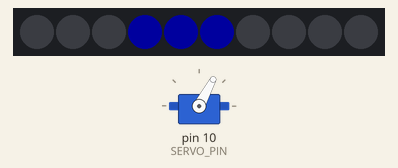
The sketch below on a simulated Arduino Uno, built with avr-gcc and run on an emulated ATmega328P. Shown: servo, 10 RGB LEDs in strip order, left to right. Dim RGB values are drawn brighter than linear; what the sketch prints to the serial monitor is not drawn.

Above: at 0.51 s.
At 3.02 s:
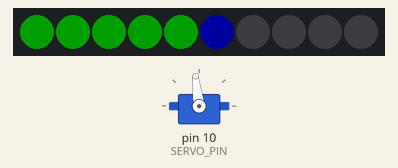
At 4.28 s:
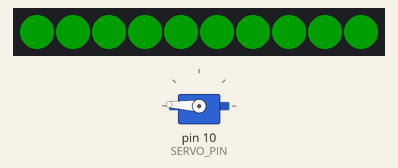
At 5.8 s:
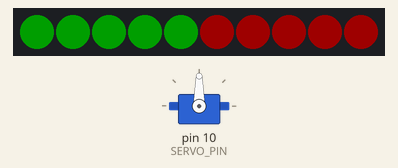
Timing chart, 0 to 40.0 s (numbered marks = the images above):
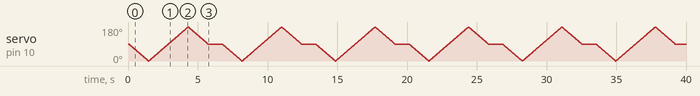

The sketch:

servo-sweep-led-test.ino
```cpp
#include <Servo.h>
#include <Adafruit_NeoPixel.h>
#define SERVO_PIN 10
#define LED_PIN 12 // connect the Data from the strip to this pin on the Arduino
#define NUMBER_PIXELS 10 // the number of pixels in your LED strip

Adafruit_NeoPixel strip = Adafruit_NeoPixel(NUMBER_PIXELS, LED_PIN, NEO_GRB + NEO_KHZ800);
Servo servo;

Servo myservo;  // create servo object to control a servo
// twelve servo objects can be created on most boards

int pos = 0;    // variable to store the servo position

void setup() {
  Serial.begin(9600);
  Serial.print("Attaching servo to pin: ");
  Serial.println(SERVO_PIN);
  myservo.attach(SERVO_PIN);  // attaches the servo on pin 9 to the servo object

  Serial.print("Pointing streight ahead at 90");
  myservo.write(90);

 Serial.print("Initializing LED memory on pin: ");
 Serial.println(LED_PIN);
 strip.begin();
 erase_led();
}

void loop() {
  Serial.println("Starting scan");
  // turn to the right clockwise
  for (pos = 90; pos >= 0; pos -= 1) { // goes from 90 degrees to 0 degrees
    myservo.write(pos);              // tell servo to go to position in variable 'pos'
    delay(15);                       // waits 15ms for the servo to reach the position
    draw_angle_on_led(pos, 1);
  }

  // turn to the left full counter clockwise
  for (pos = 0; pos <= 180; pos += 1) { // goes from 0 degrees to 180 degrees
    // in steps of 1 degree
    myservo.write(pos);              // tell servo to go to position in variable 'pos'
    delay(15);                       // waits 15ms for the servo to reach the position
     draw_angle_on_led(pos, 2);
  }

  // turn to the right clockwise
  for (pos = 180; pos >= 90; pos -= 1) { // goes from 90 degrees to 0 degrees
    myservo.write(pos);              // tell servo to go to position in variable 'pos'
    delay(15);                       // waits 15ms for the servo to reach the position
    draw_angle_on_led(pos, 3);
  }

  delay(1000);
  erase_led();

}

void erase_led() {
for (int i=0; i<NUMBER_PIXELS; i++)
    strip.setPixelColor(i, 0, 0, 0);
  strip.show();
}
void draw_angle_on_led(int angle, int mode) {
   int strip_index;
   strip_index = map(angle, 0, 180, 0, NUMBER_PIXELS);
   // blue if sweeping to the right to get measurement_right
   if (mode == 1) strip.setPixelColor(strip_index, 0, 0, 30);
   // green if sweeping to the left to get measurement_left
   else if (mode == 2) strip.setPixelColor(strip_index, 0, 30, 0);
   // red if returning to forward
   else if (mode == 3) strip.setPixelColor(strip_index, 30, 0, 0);
   strip.show();
}
```
